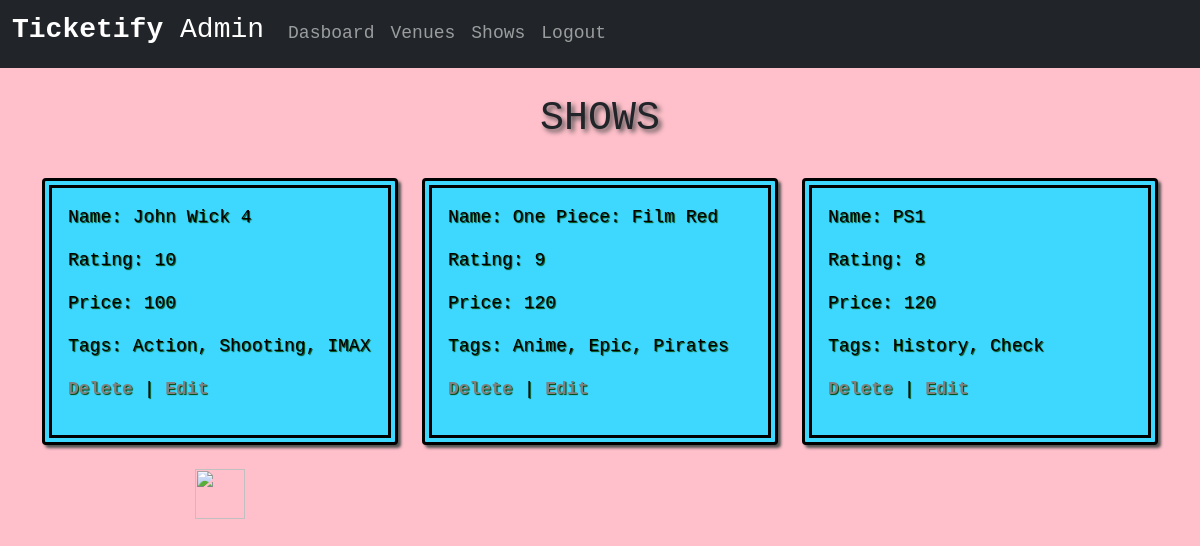
The page /admin/shows (signed in) on the database its author committed.
### website/models.py (models this page shows)
class Show(db.Model):
    id = db.Column(db.Integer, primary_key=True, autoincrement=True)
    name = db.Column(db.String(240), unique=False, nullable=False)
    rating = db.Column(db.String(10), unique=False, nullable=False)
    price = db.Column(db.Integer, nullable = False)
    tags = db.Column(db.String(150), nullable = False)
    img = db.Column(db.String(512))
    screened = db.relationship('Screening', cascade="all,delete", backref='show', lazy=True)

### website/views.py (the view)
@views.route('/admin/shows')
@admin_only
def show_view():
    shows = models.Show.query.all()
    return render_template("show_view.html", shows = shows)

### website/__init__.py (called while the page is built)
def create_app():
    app = Flask(__name__)
    app.config['SECRET_KEY'] = 'aashish app'
    app.config["SECRET_KEY"] = "aashish_key"
    app.config['SQLALCHEMY_DATABASE_URI'] = 'sqlite:///myDB.db'
    app.config['SQLALCHEMY_TRACK_MODIFICATIONS'] = False
    db.init_app(app)
    from .views import views
    from .auth import auth
    from . import models
    login_manager = LoginManager()
    login_manager.login_view = 'auth.admin_login'
    login_manager.init_app(app)
    @login_manager.user_loader
    def load_user(user_id):
        return models.User.query.get(int(user_id))
    app.register_blueprint(views, url_prefix="/")
    app.register_blueprint(auth, url_prefix="/")
    with app.app_context():
        db.create_all()
    return app

### website/views.py (called while the page is built)
def admin_only(f):
    @wraps(f)
    def decorated_function(*args, **kwargs):
        if current_user.role == models.UserRole.admin:
            return f(*args, **kwargs)
        elif current_user.role == models.UserRole.user:
            return redirect(url_for('auth.user_login', next=request.url))
        else:
            return redirect(url_for('auth.admin_login', next=request.url))
    return decorated_function

### website/templates/show_view.html (shortened to what this page needs)
{% extends "admin_base.html" %} {% block name %}Shows{% endblock %}
{%block content%}
<br />
<h1 style="text-align: center;">SHOWS</h1>
<br/>
{% if shows | length > 0 %}
<div class="row row-cols-1 row-cols-md-3 g-4">
    {% for show in shows%}
    <div class="col">
    <div class="card h-100" >
      <div class="card-body" >
        <p>Name: {{ show.name }}</p>
        <p>Rating: {{ show.rating }}</p>
        <p>Price: {{ show.price }}</p>
        <p>Tags: {{ show.tags }}</p>
        <p>
          <a
            href="{{ url_for('views.delete_show', id=show.id)}}"
            onclick="return confirm('Are you sure you want to delete this item?')"
            >Delete</a
          > |
          <a
            href="{{ url_for('views.edit_show', id=show.id)}}"
            >Edit</a
          >
        </p>
      </div>
    </div>
    </div>
    {% endfor %}
    <div class = 'card splcard'><a class="button" href="{{ url_for('views.add_show')}}" style="display:block;"><img src='https://cdn-icons-png.flaticon.com/512/8191/8191584.png' width="50" height="50"></a></div>
</div>
{% else%}
  <p style="text-align: center">THERE ARE NO SHOWS</p>
  <p style="text-align: center"><a class="button" href="{{ url_for('views.add_show')}}" style="display:block;">Add new show</a></p>
{% endif %}
{%endblock%}

### website/static/styling.css (style rules this page uses)
.card a { font-weight: bold; text-decoration: none; font-size: large; color: gray; }
.card { border-style:double; border-width: 1ch; border-color: rgb(0, 0, 0); box-shadow: 3px 3px 3px rgb(83, 82, 82); color:rgb(0, 0, 0); text-shadow: 1px 1px 1px rgb(1, 67, 1); background-color: rgb(62, 216, 254); }
h1 { text-shadow: 3px 3px 5px rgb(77, 75, 75); }
.splcard { display: flex; align-items: center; justify-content: center; border: none; box-shadow: none; background-color: pink; }
body { font-family: Consolas,"courier new"; font-size: large; font-weight: 200; background-color: pink; }

### rows shown on the page
Show: name "John Wick 4", rating "10", price "100", tags "Action, Shooting, IMAX"
Show: name "One Piece: Film Red", rating "9", price "120", tags "Anime, Epic, Pirates"
Show: name "PS1", rating "8", price "120", tags "History, Check"
